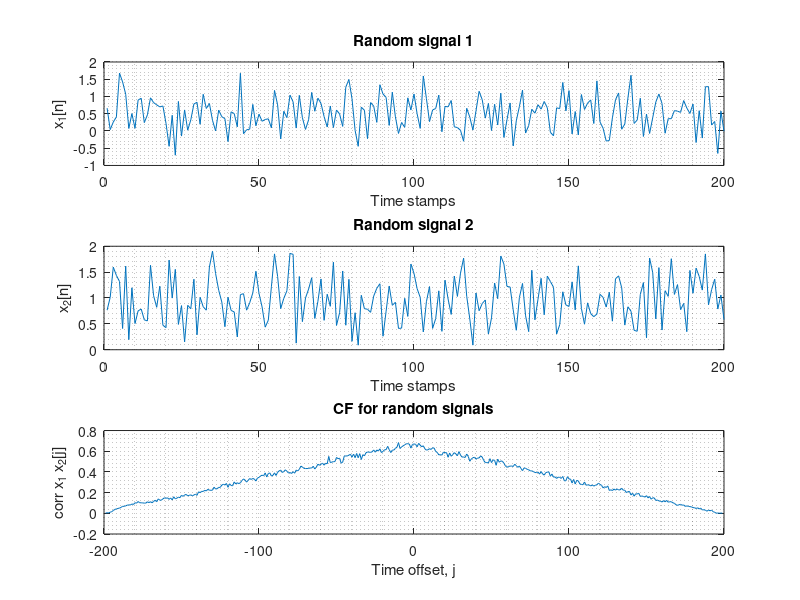

Recreate this plot in MATLAB.
clear;

x1 = rand(1,200) - rand(1,200) + rand(1,200);
x2 = rand(1,200) + rand(1,200);

[c,lags] = xcorr(x1,x2,'normalized');

figure('Name','Random signals & CF','units','normalized',...
    'outerposition',[0 0 0.5 1]);

subplot(3,1,1);
plot(x1),grid minor, title('Random signal 1');
xlabel('Time stamps'), ylabel('x_1[n]');

subplot(3,1,2);
plot(x2),grid minor, title('Random signal 2');
xlabel('Time stamps'), ylabel('x_2[n]');

subplot(3,1,3);
plot(lags,c), grid minor, title('CF for random signals');
xlabel('Time offset, j'), ylabel('corr x_1 x_2[j]');
